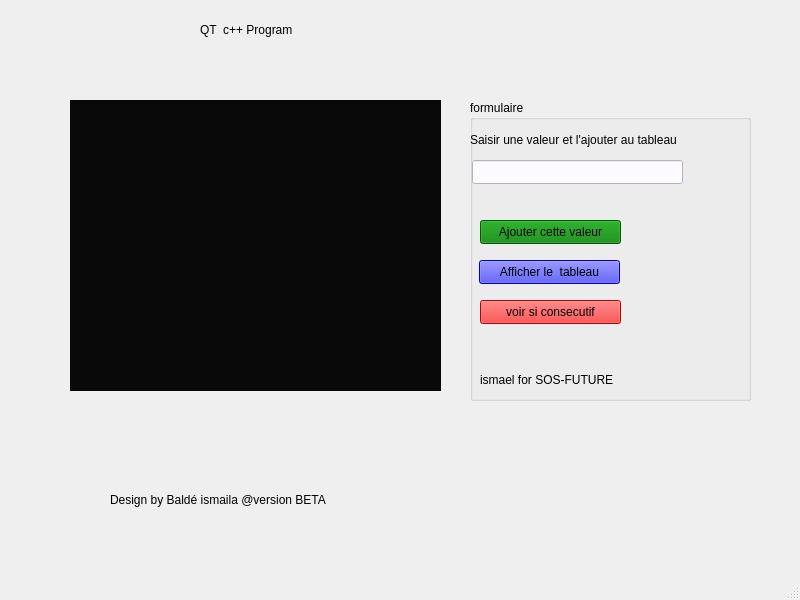
<?xml version="1.0" encoding="UTF-8"?>
<ui version="4.0">
 <class>MainWindow</class>
 <widget class="QMainWindow" name="MainWindow">
  <property name="geometry">
   <rect>
    <x>0</x>
    <y>0</y>
    <width>800</width>
    <height>600</height>
   </rect>
  </property>
  <property name="windowTitle">
   <string>MainWindow</string>
  </property>
  <widget class="QWidget" name="centralwidget">
   <widget class="QTableView" name="tableView">
    <property name="geometry">
     <rect>
      <x>70</x>
      <y>100</y>
      <width>371</width>
      <height>291</height>
     </rect>
    </property>
    <property name="styleSheet">
     <string notr="true">background-color:#080908;</string>
    </property>
   </widget>
   <widget class="QGroupBox" name="groupBox">
    <property name="geometry">
     <rect>
      <x>470</x>
      <y>100</y>
      <width>281</width>
      <height>301</height>
     </rect>
    </property>
    <property name="title">
     <string>formulaire</string>
    </property>
    <widget class="QLineEdit" name="lineEdit">
     <property name="geometry">
      <rect>
       <x>2</x>
       <y>60</y>
       <width>211</width>
       <height>24</height>
      </rect>
     </property>
     <property name="styleSheet">
      <string notr="true">background-color:rgb(253, 251, 255);
color:red;</string>
     </property>
    </widget>
    <widget class="QLabel" name="label">
     <property name="geometry">
      <rect>
       <x>0</x>
       <y>30</y>
       <width>251</width>
       <height>20</height>
      </rect>
     </property>
     <property name="text">
      <string>Saisir une valeur et l'ajouter au tableau</string>
     </property>
    </widget>
    <widget class="QPushButton" name="pushButton">
     <property name="geometry">
      <rect>
       <x>10</x>
       <y>120</y>
       <width>141</width>
       <height>24</height>
      </rect>
     </property>
     <property name="styleSheet">
      <string notr="true">background-color: green;</string>
     </property>
     <property name="text">
      <string>Ajouter cette valeur</string>
     </property>
    </widget>
    <widget class="QPushButton" name="pushButton_2">
     <property name="geometry">
      <rect>
       <x>9</x>
       <y>160</y>
       <width>141</width>
       <height>24</height>
      </rect>
     </property>
     <property name="styleSheet">
      <string notr="true">background-color: blue;</string>
     </property>
     <property name="text">
      <string>Afficher le  tableau</string>
     </property>
    </widget>
    <widget class="QLabel" name="label_2">
     <property name="geometry">
      <rect>
       <x>10</x>
       <y>270</y>
       <width>231</width>
       <height>20</height>
      </rect>
     </property>
     <property name="text">
      <string>ismael for SOS-FUTURE</string>
     </property>
    </widget>
    <widget class="QPushButton" name="pushButton_3">
     <property name="geometry">
      <rect>
       <x>10</x>
       <y>200</y>
       <width>141</width>
       <height>24</height>
      </rect>
     </property>
     <property name="styleSheet">
      <string notr="true">background-color: red;</string>
     </property>
     <property name="text">
      <string>voir si consecutif</string>
     </property>
    </widget>
   </widget>
   <widget class="QLabel" name="label_3">
    <property name="geometry">
     <rect>
      <x>110</x>
      <y>490</y>
      <width>481</width>
      <height>20</height>
     </rect>
    </property>
    <property name="styleSheet">
     <string notr="true">font: 900 20pt &quot;Arial Black&quot;;</string>
    </property>
    <property name="text">
     <string>Design by Baldé ismaila @version BETA</string>
    </property>
   </widget>
   <widget class="QLabel" name="label_4">
    <property name="geometry">
     <rect>
      <x>30</x>
      <y>410</y>
      <width>121</width>
      <height>16</height>
     </rect>
    </property>
    <property name="text">
     <string/>
    </property>
   </widget>
   <widget class="QLabel" name="label_5">
    <property name="geometry">
     <rect>
      <x>200</x>
      <y>20</y>
      <width>401</width>
      <height>20</height>
     </rect>
    </property>
    <property name="styleSheet">
     <string notr="true">
font: 900 28pt &quot;Arial Black&quot;;</string>
    </property>
    <property name="text">
     <string>QT  c++ Program   </string>
    </property>
   </widget>
  </widget>
  <widget class="QMenuBar" name="menubar">
   <property name="geometry">
    <rect>
     <x>0</x>
     <y>0</y>
     <width>800</width>
     <height>21</height>
    </rect>
   </property>
  </widget>
  <widget class="QStatusBar" name="statusbar"/>
 </widget>
 <resources/>
 <connections/>
</ui>
